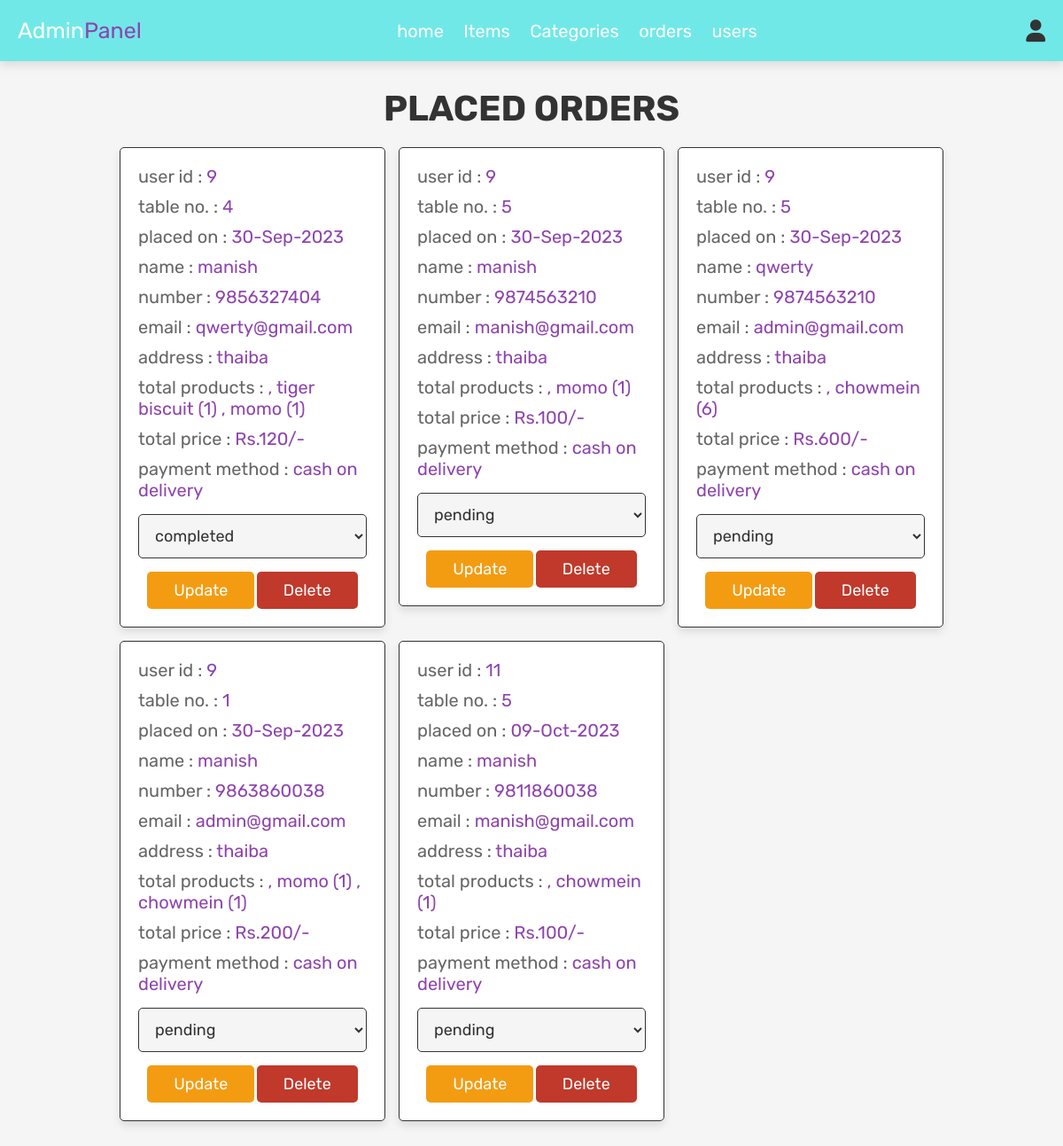
The page /admin_orders.php (signed in) on the database its author committed.
### tables this page shows
CREATE TABLE `orders` (
  `id` int(100) NOT NULL,
  `user_id` int(100) NOT NULL,
  `table_no` int(11) NOT NULL,
  `name` varchar(100) NOT NULL,
  `number` varchar(12) NOT NULL,
  `email` varchar(100) NOT NULL,
  `method` varchar(50) NOT NULL,
  `address` varchar(500) NOT NULL,
  `total_products` varchar(1000) NOT NULL,
  `total_price` int(100) NOT NULL,
  `placed_on` varchar(50) NOT NULL,
  `payment_status` varchar(20) NOT NULL DEFAULT 'pending'
);

### admin_orders.php (the view, shortened to what this page needs)
<?php
include 'config.php';
?>
<!DOCTYPE html>
<html lang="en">
<head>
   <link rel="stylesheet" href="https://cdnjs.cloudflare.com/ajax/libs/font-awesome/6.0.0/css/all.min.css">
   <link rel="stylesheet" href="css/admin_style.css?v=<?php echo time();?>">
</head>
<body>
<?php include 'admin_header.php'; ?>
<section class="orders">
   <h1 class="title">placed orders</h1>
   <div class="box-container">
      <?php
      $select_orders = mysqli_query($conn, "SELECT * FROM `orders`") or die('query failed');
      if(mysqli_num_rows($select_orders) > 0){
         while($fetch_orders = mysqli_fetch_assoc($select_orders)){
      ?>
      <div class="box">
         <p> user id : <span><?php echo $fetch_orders['user_id']; ?></span> </p>
         <p> table no. : <span><?php echo $fetch_orders['table_no']; ?></span> </p>
         <p> placed on : <span><?php echo $fetch_orders['placed_on']; ?></span> </p>
         <p> name : <span><?php echo $fetch_orders['name']; ?></span> </p>
         <p> number : <span><?php echo $fetch_orders['number']; ?></span> </p>
         <p> email : <span><?php echo $fetch_orders['email']; ?></span> </p>
         <p> address : <span><?php echo $fetch_orders['address']; ?></span> </p>
         <p> total products : <span><?php echo $fetch_orders['total_products']; ?></span> </p>
         <p> total price : <span>Rs.<?php echo $fetch_orders['total_price']; ?>/-</span> </p>
         <p> payment method : <span><?php echo $fetch_orders['method']; ?></span> </p>
         <form action="" method="post">
            <select name="update_payment">
               <option value="" selected disabled><?php echo $fetch_orders['payment_status']; ?></option>
            </select>
            <input type="submit" value="update" name="update_order" class="option-btn">
            <a href="admin_orders.php?delete=<?php echo $fetch_orders['id']; ?>" onclick="return confirm('delete this order?');" class="delete-btn">delete</a>
         </form>
      </div>
      <?php
         }
      }else{
         echo '<p class="empty">no orders placed yet!</p>';
      }
      ?>
   </div>
</section>
</body>
</html>

### css/admin_style.css (style rules this page uses)
:root { --purple:#8e44ad; --red:#c0392b; --orange:#f39c12; --black:#333; --white:#fff; --light-color:#666; --light-white:#ccc; --light-bg:#f5f5f5; --border:.1rem solid var(--black); --box-shadow:0 .5rem 1rem rgba(0,0,0,.1); }
* { font-family: 'Rubik', sans-serif; margin:0; padding:0; box-sizing: border-box; outline: none; border:none; text-decoration: none; transition:all .2s linear; }
html { font-size: 62.5%; overflow-x: hidden; }
body { background-color: var(--light-bg); }
section { padding:3rem 2rem; }
.title { text-align: center; margin-bottom: 2rem; text-transform: uppercase; color:var(--black); font-size: 4rem; }
.btn, .option-btn, .delete-btn, .white-btn { display: inline-block; margin-top: 1rem; padding:1rem 3rem; cursor: pointer; color:var(--white); font-size: 1.8rem; border-radius: .5rem; text-transform: capitalize; }
.option-btn { background-color: var(--orange); }
.delete-btn { background-color: var(--red); }
.orders .box-container { display: grid; grid-template-columns: repeat(auto-fit, 30rem); justify-content: center; gap:1.5rem; max-width: 1200px; margin:0 auto; align-items: flex-start; }
.orders .box-container .box { background-color: var(--white); padding:2rem; border:var(--border); box-shadow: var(--box-shadow); border-radius: .5rem; }
.orders .box-container .box p { padding-bottom: 1rem; font-size: 2rem; color:var(--light-color); }
.orders .box-container .box p span { color:var(--purple); }
.orders .box-container .box form { text-align: center; }
.orders .box-container .box form select { border-radius: .5rem; margin:.5rem 0; width: 100%; background-color: var(--light-bg); border:var(--border); padding:1.2rem 1.4rem; font-size: 1.8rem; color:var(--black); }

### rows shown on the page
orders: user "9", table_no "4", placed_on "30-Sep-2023", name "manish", number "9856327404", email "qwerty@gmail.com", address "thaiba", total_products ", tiger biscuit (1) , momo (1)", total_price "120", method "cash on delivery", update_payment "completed"
orders: user "9", table_no "5", placed_on "30-Sep-2023", name "manish", number "9874563210", email "manish@gmail.com", address "thaiba", total_products ", momo (1)", total_price "100", method "cash on delivery", update_payment "pending"
orders: user "9", table_no "5", placed_on "30-Sep-2023", name "qwerty", number "9874563210", email "admin@gmail.com", address "thaiba", total_products ", chowmein (6)", total_price "600", method "cash on delivery", update_payment "pending"
orders: user "9", table_no "1", placed_on "30-Sep-2023", name "manish", number "9863860038", email "admin@gmail.com", address "thaiba", total_products ", momo (1) , chowmein (1)", total_price "200", method "cash on delivery", update_payment "pending"
orders: user "11", table_no "5", placed_on "09-Oct-2023", name "manish", number "9811860038", email "manish@gmail.com", address "thaiba", total_products ", chowmein (1)", total_price "100", method "cash on delivery", update_payment "pending"
